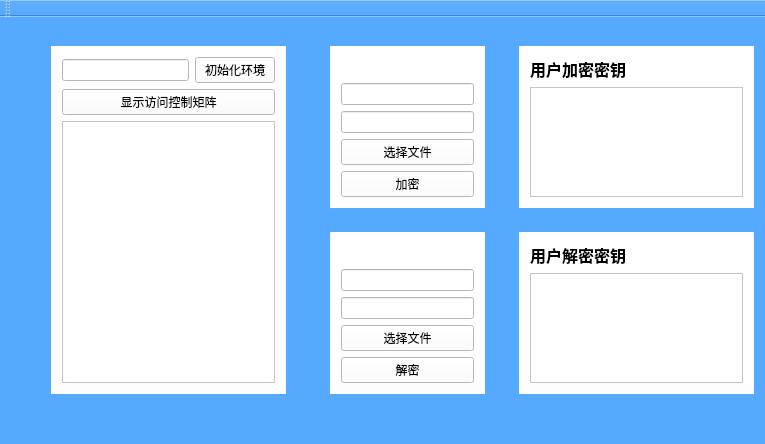
<?xml version="1.0" encoding="UTF-8"?>
<ui version="4.0">
 <class>ACEGUI</class>
 <widget class="QMainWindow" name="ACEGUI">
  <property name="geometry">
   <rect>
    <x>0</x>
    <y>0</y>
    <width>765</width>
    <height>382</height>
   </rect>
  </property>
  <property name="windowTitle">
   <string>ACEGUI</string>
  </property>
  <property name="styleSheet">
   <string notr="true">background-color: rgb(85, 170, 255);</string>
  </property>
  <widget class="QWidget" name="centralWidget">
   <layout class="QVBoxLayout" name="verticalLayout_9">
    <item>
     <layout class="QVBoxLayout" name="verticalLayout_8">
      <item>
       <spacer name="verticalSpacer_3">
        <property name="orientation">
         <enum>Qt::Vertical</enum>
        </property>
        <property name="sizeType">
         <enum>QSizePolicy::Fixed</enum>
        </property>
        <property name="sizeHint" stdset="0">
         <size>
          <width>528</width>
          <height>18</height>
         </size>
        </property>
       </spacer>
      </item>
      <item>
       <layout class="QHBoxLayout" name="horizontalLayout_4">
        <item>
         <spacer name="horizontalSpacer_2">
          <property name="orientation">
           <enum>Qt::Horizontal</enum>
          </property>
          <property name="sizeType">
           <enum>QSizePolicy::Fixed</enum>
          </property>
          <property name="sizeHint" stdset="0">
           <size>
            <width>40</width>
            <height>20</height>
           </size>
          </property>
         </spacer>
        </item>
        <item>
         <widget class="QWidget" name="showPwidget" native="true">
          <property name="sizePolicy">
           <sizepolicy hsizetype="Expanding" vsizetype="Preferred">
            <horstretch>0</horstretch>
            <verstretch>0</verstretch>
           </sizepolicy>
          </property>
          <property name="styleSheet">
           <string notr="true">background-color: rgb(255, 255, 255);
border-color: rgb(70, 141, 211);

</string>
          </property>
          <layout class="QVBoxLayout" name="verticalLayout_4">
           <item>
            <layout class="QVBoxLayout" name="verticalLayout_3">
             <item>
              <layout class="QHBoxLayout" name="horizontalLayout">
               <item>
                <widget class="QLineEdit" name="lineEdit_userinput"/>
               </item>
               <item>
                <widget class="QPushButton" name="initButton">
                 <property name="text">
                  <string>初始化环境</string>
                 </property>
                </widget>
               </item>
              </layout>
             </item>
             <item>
              <widget class="QPushButton" name="showPpushButton">
               <property name="text">
                <string>显示访问控制矩阵</string>
               </property>
              </widget>
             </item>
             <item>
              <widget class="QTextEdit" name="textEdit_showP"/>
             </item>
            </layout>
           </item>
          </layout>
         </widget>
        </item>
        <item>
         <spacer name="horizontalSpacer">
          <property name="orientation">
           <enum>Qt::Horizontal</enum>
          </property>
          <property name="sizeType">
           <enum>QSizePolicy::Fixed</enum>
          </property>
          <property name="sizeHint" stdset="0">
           <size>
            <width>38</width>
            <height>18</height>
           </size>
          </property>
         </spacer>
        </item>
        <item>
         <layout class="QVBoxLayout" name="verticalLayout_5">
          <item>
           <layout class="QHBoxLayout" name="horizontalLayout_2">
            <item>
             <widget class="QWidget" name="DataOwnerwidget" native="true">
              <property name="sizePolicy">
               <sizepolicy hsizetype="Expanding" vsizetype="Expanding">
                <horstretch>0</horstretch>
                <verstretch>0</verstretch>
               </sizepolicy>
              </property>
              <property name="styleSheet">
               <string notr="true">background-color: rgb(255, 255, 255);
border-color: rgb(70, 141, 211);</string>
              </property>
              <layout class="QVBoxLayout" name="verticalLayout">
               <item>
                <layout class="QGridLayout" name="gridLayout">
                 <item row="2" column="0">
                  <widget class="QLineEdit" name="lineEdit_OwnerId">
                   <property name="placeholderText">
                    <string extracomment="Input DataOwner Id"/>
                   </property>
                  </widget>
                 </item>
                 <item row="3" column="0">
                  <widget class="QLineEdit" name="lineEdit">
                   <property name="sizePolicy">
                    <sizepolicy hsizetype="Expanding" vsizetype="Preferred">
                     <horstretch>0</horstretch>
                     <verstretch>0</verstretch>
                    </sizepolicy>
                   </property>
                   <property name="minimumSize">
                    <size>
                     <width>91</width>
                     <height>0</height>
                    </size>
                   </property>
                  </widget>
                 </item>
                 <item row="5" column="0">
                  <widget class="QPushButton" name="encryptButton">
                   <property name="sizePolicy">
                    <sizepolicy hsizetype="Expanding" vsizetype="Preferred">
                     <horstretch>0</horstretch>
                     <verstretch>0</verstretch>
                    </sizepolicy>
                   </property>
                   <property name="styleSheet">
                    <string notr="true">border-color: rgb(0, 0, 0);</string>
                   </property>
                   <property name="text">
                    <string>加密</string>
                   </property>
                  </widget>
                 </item>
                 <item row="4" column="0">
                  <widget class="QPushButton" name="ownerOpenButton">
                   <property name="sizePolicy">
                    <sizepolicy hsizetype="Expanding" vsizetype="Preferred">
                     <horstretch>0</horstretch>
                     <verstretch>0</verstretch>
                    </sizepolicy>
                   </property>
                   <property name="styleSheet">
                    <string notr="true">border-color: rgb(0, 0, 0);</string>
                   </property>
                   <property name="text">
                    <string>选择文件</string>
                   </property>
                  </widget>
                 </item>
                 <item row="1" column="0">
                  <widget class="QLabel" name="label_3">
                   <property name="sizePolicy">
                    <sizepolicy hsizetype="Expanding" vsizetype="Fixed">
                     <horstretch>0</horstretch>
                     <verstretch>0</verstretch>
                    </sizepolicy>
                   </property>
                   <property name="minimumSize">
                    <size>
                     <width>133</width>
                     <height>20</height>
                    </size>
                   </property>
                   <property name="maximumSize">
                    <size>
                     <width>16777215</width>
                     <height>16777215</height>
                    </size>
                   </property>
                   <property name="font">
                    <font>
                     <family>ADMUI3Lg</family>
                     <pointsize>15</pointsize>
                     <weight>75</weight>
                     <italic>false</italic>
                     <bold>true</bold>
                    </font>
                   </property>
                   <property name="styleSheet">
                    <string notr="true">image: url(:/acegui/images/dataowner.png);</string>
                   </property>
                   <property name="text">
                    <string/>
                   </property>
                   <property name="scaledContents">
                    <bool>true</bool>
                   </property>
                   <property name="alignment">
                    <set>Qt::AlignCenter</set>
                   </property>
                  </widget>
                 </item>
                </layout>
               </item>
              </layout>
             </widget>
            </item>
            <item>
             <spacer name="horizontalSpacer_4">
              <property name="orientation">
               <enum>Qt::Horizontal</enum>
              </property>
              <property name="sizeType">
               <enum>QSizePolicy::Fixed</enum>
              </property>
              <property name="sizeHint" stdset="0">
               <size>
                <width>28</width>
                <height>18</height>
               </size>
              </property>
             </spacer>
            </item>
            <item>
             <widget class="QWidget" name="showEKwidget" native="true">
              <property name="sizePolicy">
               <sizepolicy hsizetype="Expanding" vsizetype="Expanding">
                <horstretch>0</horstretch>
                <verstretch>0</verstretch>
               </sizepolicy>
              </property>
              <property name="styleSheet">
               <string notr="true">background-color: rgb(255, 255, 255);</string>
              </property>
              <layout class="QVBoxLayout" name="verticalLayout_7">
               <item>
                <widget class="QLabel" name="label">
                 <property name="font">
                  <font>
                   <pointsize>12</pointsize>
                   <weight>75</weight>
                   <bold>true</bold>
                  </font>
                 </property>
                 <property name="text">
                  <string>用户加密密钥</string>
                 </property>
                </widget>
               </item>
               <item>
                <widget class="QTextEdit" name="textEdit_showEK"/>
               </item>
              </layout>
             </widget>
            </item>
           </layout>
          </item>
          <item>
           <spacer name="verticalSpacer_5">
            <property name="orientation">
             <enum>Qt::Vertical</enum>
            </property>
            <property name="sizeType">
             <enum>QSizePolicy::Fixed</enum>
            </property>
            <property name="sizeHint" stdset="0">
             <size>
              <width>18</width>
              <height>18</height>
             </size>
            </property>
           </spacer>
          </item>
          <item>
           <layout class="QHBoxLayout" name="horizontalLayout_3">
            <item>
             <widget class="QWidget" name="DataUserwidget" native="true">
              <property name="sizePolicy">
               <sizepolicy hsizetype="Expanding" vsizetype="Expanding">
                <horstretch>0</horstretch>
                <verstretch>0</verstretch>
               </sizepolicy>
              </property>
              <property name="styleSheet">
               <string notr="true">background-color: rgb(255, 255, 255);
border-color: rgb(70, 141, 211);</string>
              </property>
              <layout class="QVBoxLayout" name="verticalLayout_2">
               <item>
                <layout class="QGridLayout" name="gridLayout_2">
                 <item row="2" column="0">
                  <widget class="QLineEdit" name="lineEdit_2">
                   <property name="sizePolicy">
                    <sizepolicy hsizetype="Expanding" vsizetype="Preferred">
                     <horstretch>0</horstretch>
                     <verstretch>0</verstretch>
                    </sizepolicy>
                   </property>
                  </widget>
                 </item>
                 <item row="0" column="0">
                  <widget class="QLabel" name="label_2">
                   <property name="sizePolicy">
                    <sizepolicy hsizetype="Expanding" vsizetype="Fixed">
                     <horstretch>0</horstretch>
                     <verstretch>0</verstretch>
                    </sizepolicy>
                   </property>
                   <property name="minimumSize">
                    <size>
                     <width>133</width>
                     <height>20</height>
                    </size>
                   </property>
                   <property name="font">
                    <font>
                     <family>ADMUI3Lg</family>
                     <pointsize>20</pointsize>
                     <weight>50</weight>
                     <italic>false</italic>
                     <bold>false</bold>
                    </font>
                   </property>
                   <property name="styleSheet">
                    <string notr="true">image: url(:/acegui/images/datauser.png);</string>
                   </property>
                   <property name="text">
                    <string/>
                   </property>
                   <property name="scaledContents">
                    <bool>true</bool>
                   </property>
                   <property name="alignment">
                    <set>Qt::AlignCenter</set>
                   </property>
                  </widget>
                 </item>
                 <item row="3" column="0">
                  <widget class="QPushButton" name="userOpenButton">
                   <property name="sizePolicy">
                    <sizepolicy hsizetype="Expanding" vsizetype="Preferred">
                     <horstretch>0</horstretch>
                     <verstretch>0</verstretch>
                    </sizepolicy>
                   </property>
                   <property name="text">
                    <string>选择文件</string>
                   </property>
                  </widget>
                 </item>
                 <item row="4" column="0">
                  <widget class="QPushButton" name="decryptButton">
                   <property name="sizePolicy">
                    <sizepolicy hsizetype="Expanding" vsizetype="Preferred">
                     <horstretch>0</horstretch>
                     <verstretch>0</verstretch>
                    </sizepolicy>
                   </property>
                   <property name="text">
                    <string>解密</string>
                   </property>
                  </widget>
                 </item>
                 <item row="1" column="0">
                  <widget class="QLineEdit" name="lineEdit_UserId">
                   <property name="placeholderText">
                    <string extracomment="Input DataUser Id"/>
                   </property>
                  </widget>
                 </item>
                </layout>
               </item>
              </layout>
             </widget>
            </item>
            <item>
             <spacer name="horizontalSpacer_3">
              <property name="orientation">
               <enum>Qt::Horizontal</enum>
              </property>
              <property name="sizeType">
               <enum>QSizePolicy::Fixed</enum>
              </property>
              <property name="sizeHint" stdset="0">
               <size>
                <width>28</width>
                <height>18</height>
               </size>
              </property>
             </spacer>
            </item>
            <item>
             <widget class="QWidget" name="showDKwidget" native="true">
              <property name="sizePolicy">
               <sizepolicy hsizetype="Expanding" vsizetype="Expanding">
                <horstretch>0</horstretch>
                <verstretch>0</verstretch>
               </sizepolicy>
              </property>
              <property name="styleSheet">
               <string notr="true">background-color: rgb(255, 255, 255);</string>
              </property>
              <layout class="QVBoxLayout" name="verticalLayout_6">
               <item>
                <widget class="QLabel" name="label_4">
                 <property name="font">
                  <font>
                   <pointsize>12</pointsize>
                   <weight>75</weight>
                   <bold>true</bold>
                  </font>
                 </property>
                 <property name="text">
                  <string>用户解密密钥</string>
                 </property>
                </widget>
               </item>
               <item>
                <widget class="QTextEdit" name="textEdit_showDK"/>
               </item>
              </layout>
             </widget>
            </item>
           </layout>
          </item>
         </layout>
        </item>
        <item>
         <spacer name="horizontalSpacer_5">
          <property name="orientation">
           <enum>Qt::Horizontal</enum>
          </property>
          <property name="sizeHint" stdset="0">
           <size>
            <width>28</width>
            <height>17</height>
           </size>
          </property>
         </spacer>
        </item>
       </layout>
      </item>
      <item>
       <spacer name="verticalSpacer">
        <property name="orientation">
         <enum>Qt::Vertical</enum>
        </property>
        <property name="sizeType">
         <enum>QSizePolicy::Fixed</enum>
        </property>
        <property name="sizeHint" stdset="0">
         <size>
          <width>17</width>
          <height>17</height>
         </size>
        </property>
       </spacer>
      </item>
     </layout>
    </item>
    <item>
     <spacer name="verticalSpacer_2">
      <property name="orientation">
       <enum>Qt::Vertical</enum>
      </property>
      <property name="sizeHint" stdset="0">
       <size>
        <width>534</width>
        <height>13</height>
       </size>
      </property>
     </spacer>
    </item>
   </layout>
  </widget>
  <widget class="QMenuBar" name="menuBar">
   <property name="geometry">
    <rect>
     <x>0</x>
     <y>0</y>
     <width>765</width>
     <height>17</height>
    </rect>
   </property>
  </widget>
  <widget class="QToolBar" name="mainToolBar">
   <attribute name="toolBarArea">
    <enum>TopToolBarArea</enum>
   </attribute>
   <attribute name="toolBarBreak">
    <bool>false</bool>
   </attribute>
  </widget>
  <widget class="QStatusBar" name="statusBar"/>
 </widget>
 <layoutdefault spacing="6" margin="11"/>
 <resources/>
 <connections/>
</ui>
